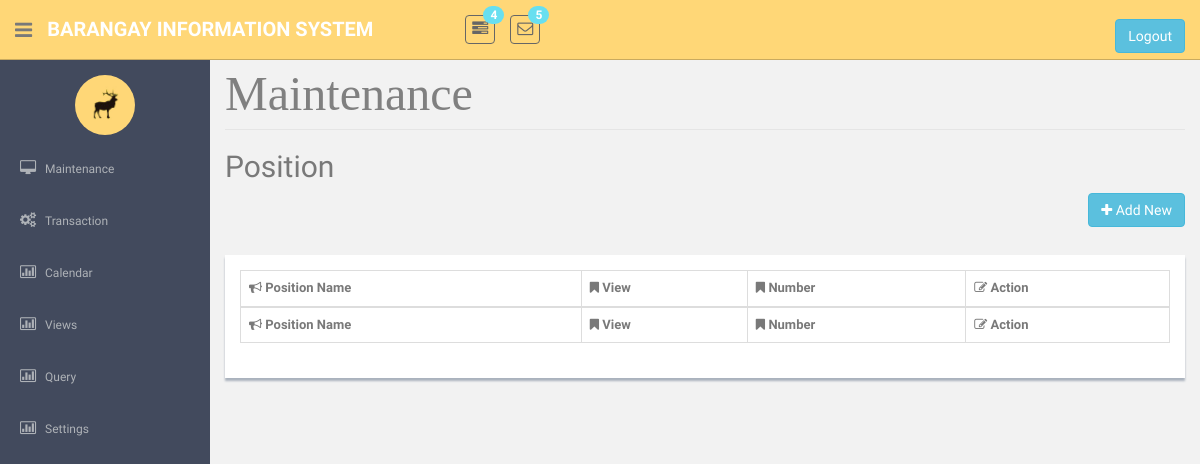
Page /PositionMaintenance.php on the earlier database version.
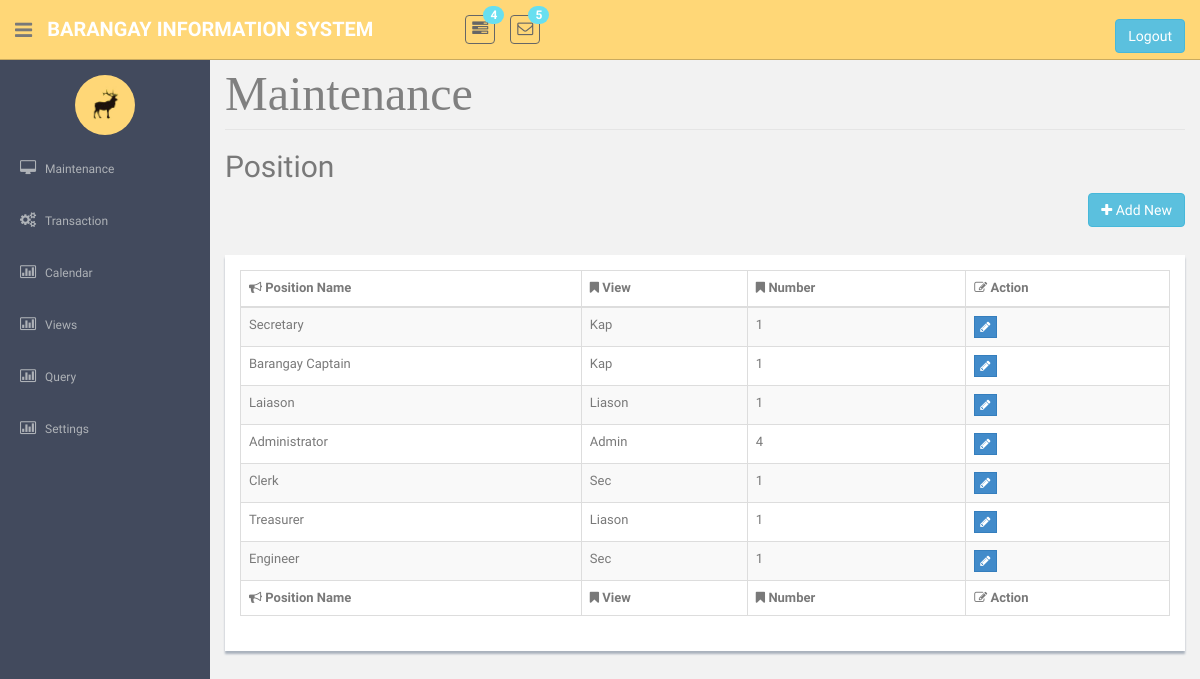
Same page on the later database version.
### tables this page shows
CREATE TABLE `tblbrgyposition` (
  `intPositionId` int(11) NOT NULL,
  `strPositionName` varchar(45) NOT NULL,
  `strView` varchar(25) NOT NULL,
  `intNumber` int(11) NOT NULL
);

### PositionMaintenance.php (the view, shortened to what this page needs)
<!DOCTYPE html>
     <?php require('header.php');?>
    <?php require('sidebar.php');?>
<link href="dataTables/dataTables.bootstrap.css" rel="stylesheet" />
      <section id="main-content">
          <section class="wrapper site-min-height">
<legend ><font face = "cambria" size = 8 color = "grey"> Maintenance </font></legend>
		<h2>Position</h2>
						<p align="right">
						<button  class="btn btn-info" onclick="window.location.href='PositionAdd.php'"><i class="fa fa-plus"></i> Add New</button>
						</p>
								<form method = POST><br>
								<div class= 'showback' id = 'tblview'>
								<table   class="table table-striped table-bordered table-hover"   border = '2' id="dataTable">
								<thead>
								<tr>
									<th><i class="fa fa-bullhorn"></i> Position Name</th>
									<th><i class="fa fa-bookmark"></i> View</th>
									<th><i class="fa fa-bookmark"></i> Number</th>
									<th><i class="fa fa-edit"></i> Action</th>
								</tr>
								</thead>
								<tfoot>
								<tr>
									<th><i class="fa fa-bullhorn"></i> Position Name</th>
									<th><i class="fa fa-bookmark"></i> View</th>
									<th><i class="fa fa-bookmark"></i> Number</th>
									<th><i class="fa fa-edit"></i> Action</th>
								</tr>
								</tfoot>
							<tbody>
							<?php
								require('connection.php');
								$sql = "SELECT * FROM `tblbrgyposition` ";
								$query = mysqli_query($con, $sql);
								if(mysqli_num_rows($query) > 0){
								while($row = mysqli_fetch_object($query)){
									?>
								<tr>
									<td><?php echo $row->strPositionName?></td>
									<td><?php echo $row->strView?></td>
									<td><?php echo $row->intNumber?></td>
									<td>
									<div class="btn-group " role="group" aria-label="..." >
										<div class="btn-group " role="group">
											<button  class="btn btn-primary btn-xs" type = submit name = "btnEdit" value = <?php echo $row->intPositionId; ?> ><i class="fa fa-pencil"></i></button>
										</div>
									</div>
									</td>
								</tr>
								<?php  }}
							?>
							</tbody>
								</table>
                       </form>
		</section><! --/wrapper -->
      </section>
  </section>
  </body>
</html>

Differences in the rows shown:
added tblbrgyposition: strPositionName "Secretary", strView "Kap", intNumber "1"
added tblbrgyposition: strPositionName "Barangay Captain", strView "Kap", intNumber "1", $row->intPositionId 2 (drawn)
added tblbrgyposition: strPositionName "Laiason", strView "Liason", intNumber "1", $row->intPositionId 3 (drawn)
added tblbrgyposition: strPositionName "Administrator", strView "Admin", intNumber "4"
added tblbrgyposition: strPositionName "Clerk", strView "Sec", intNumber "1", $row->intPositionId 5 (drawn)
added tblbrgyposition: strPositionName "Treasurer", strView "Liason", intNumber "1", $row->intPositionId 6 (drawn)
added tblbrgyposition: strPositionName "Engineer", strView "Sec", intNumber "1", $row->intPositionId 7 (drawn)
